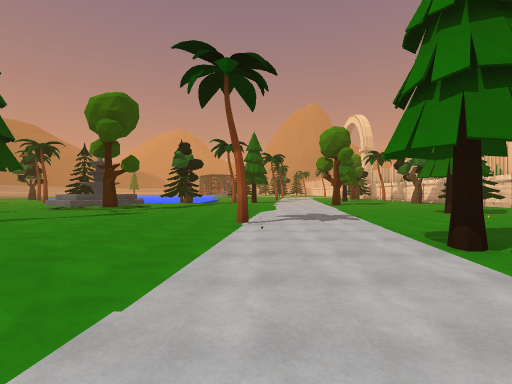
[1] (above)

24 first-person views from a walk through a Unity game level. The camera is 1.5 m above the floor, looks level and sees 85° across. The floor is counted in squares, 2.4 m on a side. Each view is taken from the middle of a square. On the plan, view 1 faces up. The plan holds only what a view shows up to about 9 squares ahead; the rest is blank. The place goes on beyond the plan. The player character is not drawn. Some animated figures are not drawn. Some surface patterns are stand-ins.

[2]
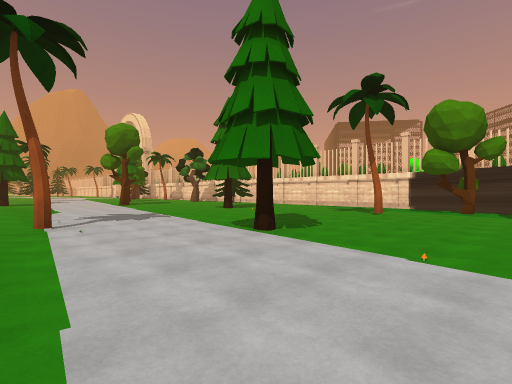

[3]
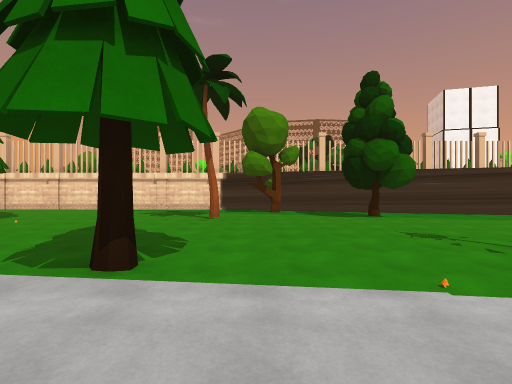

[4]
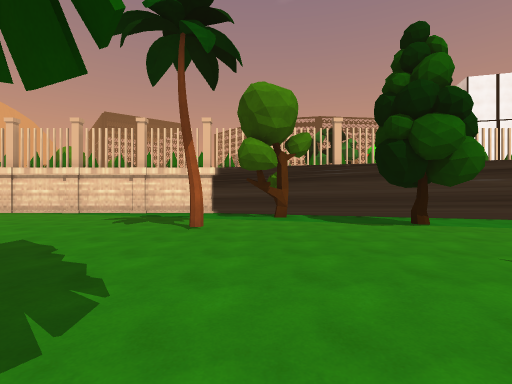

[5]
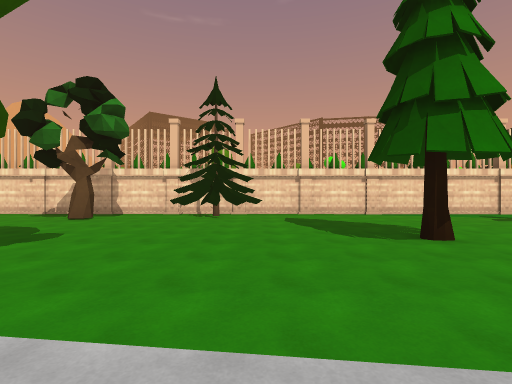

[6]
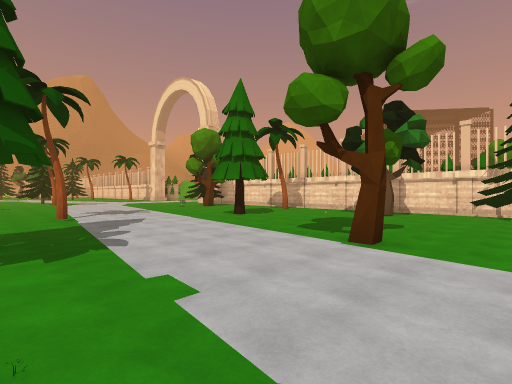

[7]
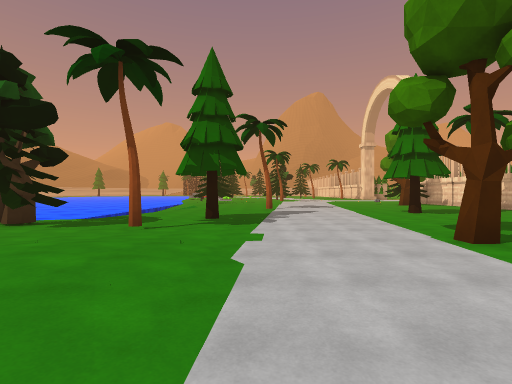

[8]
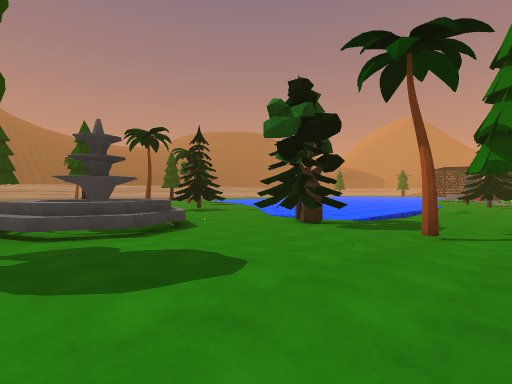

[9]
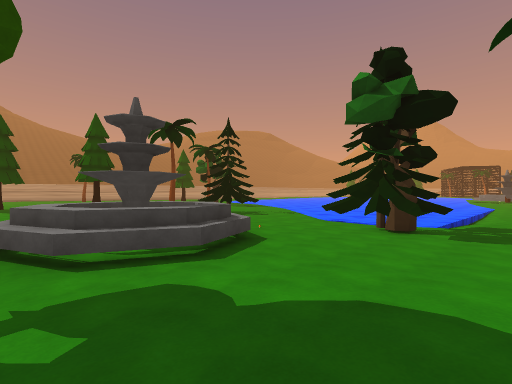

[10]
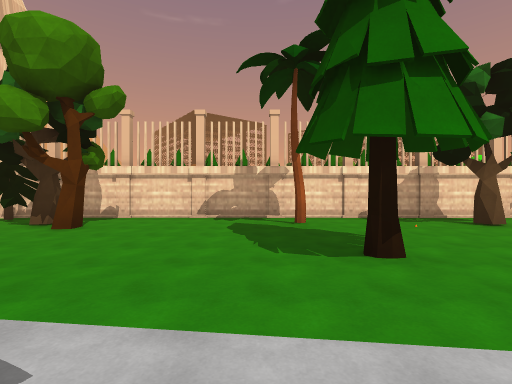

[11]
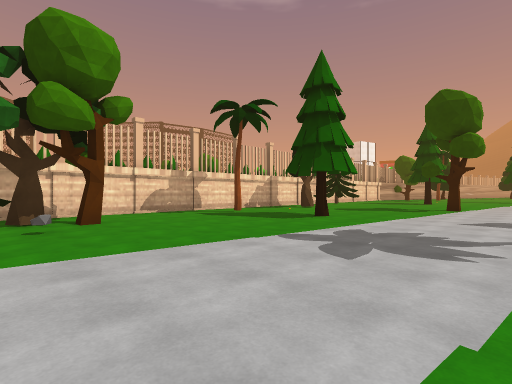

[12]
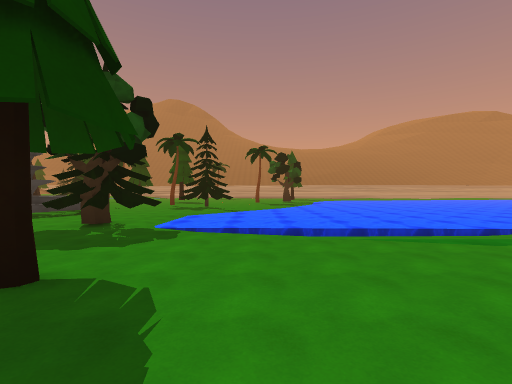

[13]
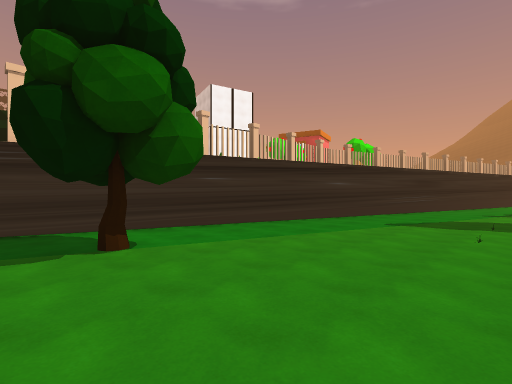

[14]
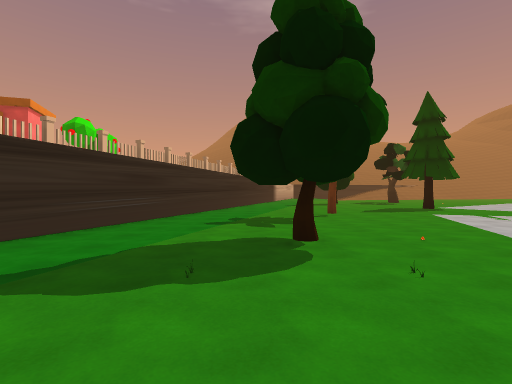

[15]
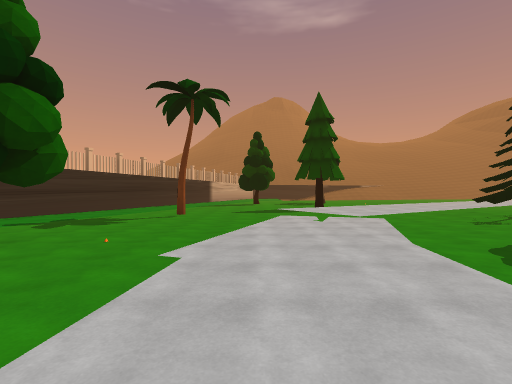

[16]
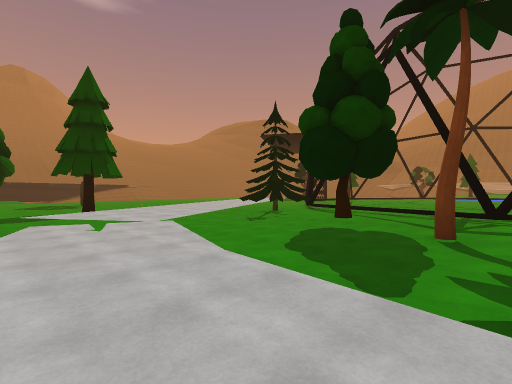

[17]
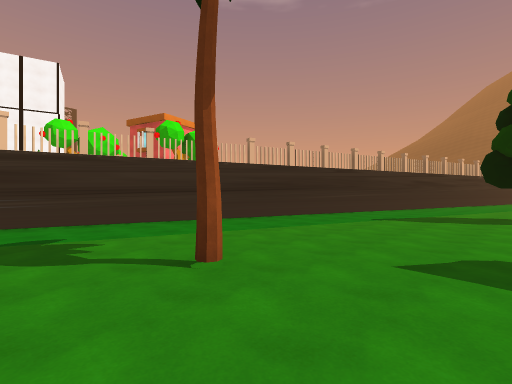

[18]
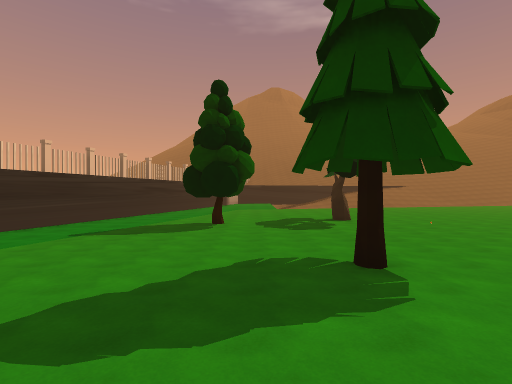

[19]
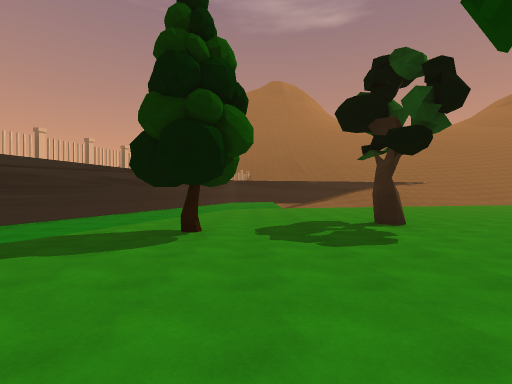

[20]
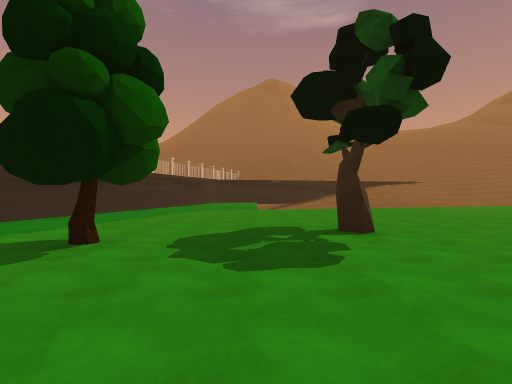

[21]
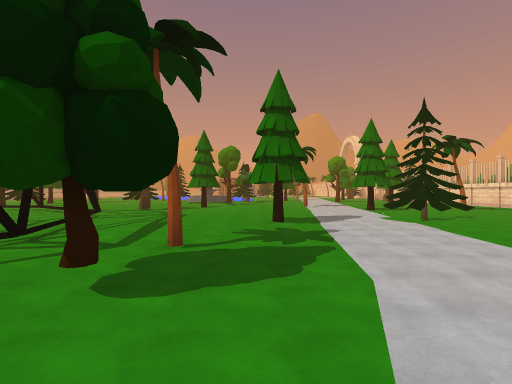

[22]
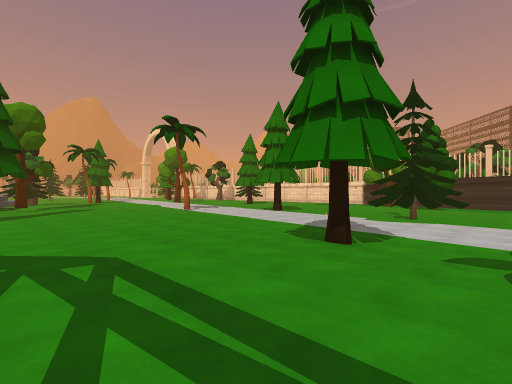

[23]
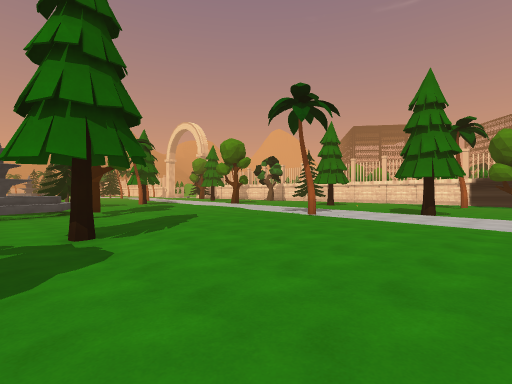

[24]
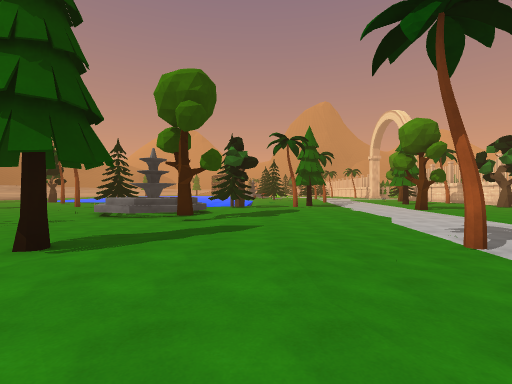

### Floor plan
Key: @ floor where view 1 was taken; # wall or solid block; . main floor; : floor 0.25 m higher than the main floor; + floor 0.5 m higher than the main floor; * floor 1 m higher than the main floor; / step, stairs or slope; ~ water the walk can cross; ≈ water the walk keeps out of; ^ raised ledge; T tree; R rock; O other object.
Columns run from 7 left of view 1 to 12 right of it. Each row starts with its distance up from view 1.
 25 ≈≈≈~     .......TT#
 24 ≈≈≈≈/   ......R##.#O
 23 ≈≈≈≈/.  ..........#
 22 ≈≈≈≈/.. ..........#
 21 ≈≈≈≈/..../........#
 20 ≈≈≈≈/...#.........#
 19 ≈≈≈≈/........#..#.#
 18 ~~~~/.............#
 17 .~~~...#..........#
 16 .. #..../.........#
 15 ...#..T.........#.#
 14 ...........#......#
 13 ^^.../:.........#.#
 12 ##^../::........###
 11 ^^^./::/........#.#
 10 ^...:::/..........#
  9 ..T.:::/.....#....#
  8 ....:::...........#
  7 ....::............#
  6 .#/::: ...........#
  5 ../::/.#..........#
  4 ./::::............#
  3 ...::....#........#
  2 ...:::..........###
  1 ..:::............#
  0  ::::..@........##
 -1 ::::.....# ...#.#
 -2 .:::.T..##......#
 -3 .:::/.......... #
 -4 /::............#
 -5 #.:............#
 -6 #..#...........#
 -7 /:#.......#...##
 -8 .:............#
 -9 ...../........#
-10 T../++/......##
-11 TT/+++/..#...#
-12 */+++/.......#
-13 +++/........ #
-14    ..#......#
-15   ..........#
-16  ...........#
-17 ...........##
-18 .......#...#
-19 ....#......#
-20 .......... #
-21 ..........#
-22 ..........#
-23 ..........#
-24 .. ...... #

Where each view was taken, in squares from view 1:
view 1: 0 up, 0 right, facing up
view 2: 0 up, 1 left, facing up-right
view 3: 2 up, 0 right, facing right
view 4: 2 up, 2 right, facing right
view 5: 11 up, 2 right, facing right
view 6: 12 up, 0 right, facing up-right
view 7: 10 up, 1 right, facing up
view 8: 10 up, 0 right, facing up-left
view 9: 10 up, 2 left, facing up-left
view 10: 20 up, 3 right, facing right
view 11: 25 up, 2 right, facing down-right
view 12: 19 up, 2 right, facing left
view 13: 0 up, 4 right, facing down-right
view 14: 4 down, 4 right, facing down
view 15: 4 down, 0 right, facing down
view 16: 5 down, 0 right, facing down-left
view 17: 10 down, 0 right, facing down-right
view 18: 11 down, 1 left, facing down
view 19: 14 down, 1 left, facing down
view 20: 15 down, 2 left, facing down
view 21: 10 down, 3 left, facing up
view 22: 4 down, 6 left, facing up-right
view 23: 1 up, 7 left, facing up-right
view 24: 2 up, 3 left, facing up
